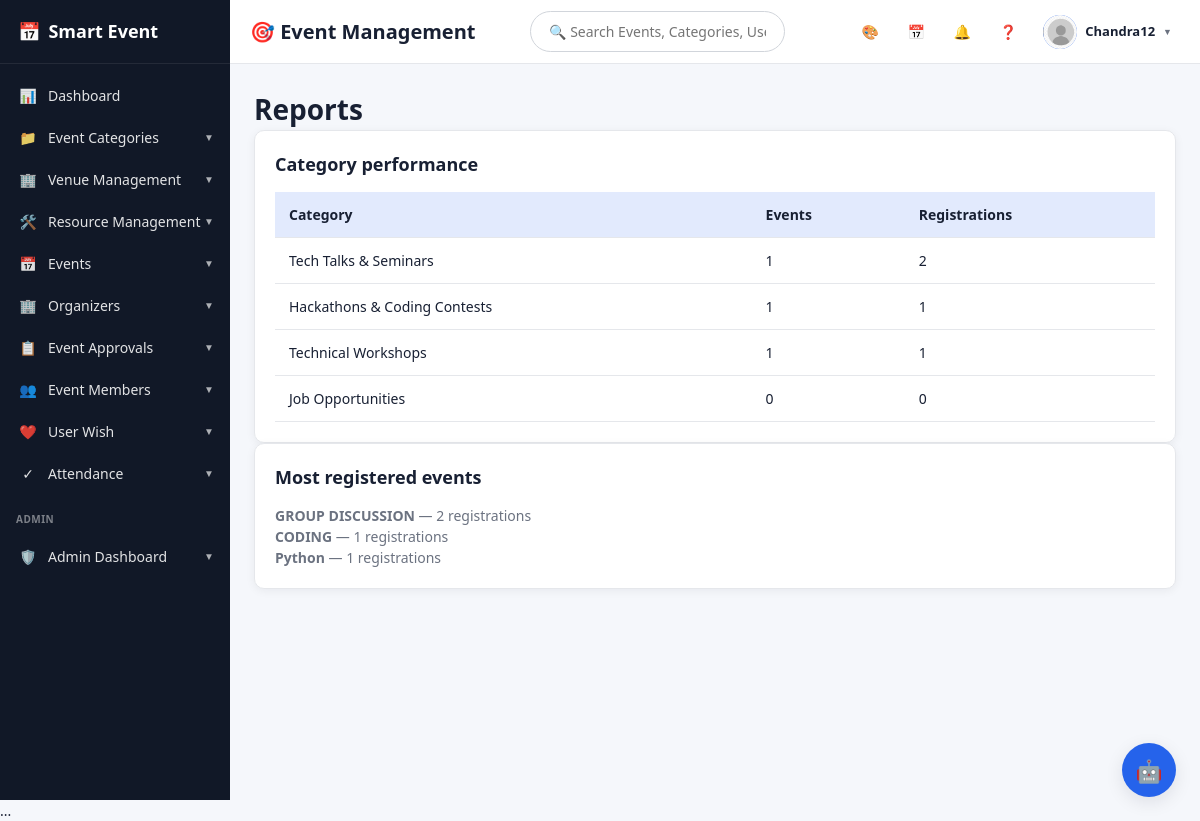
/reports/ (signed in), run on the app's committed database.
### accounts/models.py (models this page shows, shortened)
class UserProfile(models.Model):
    ROLE_CHOICES = [
        ('USER', 'User'),
        ('ORGANIZER', 'Organizer'),
    ]
    user = models.OneToOneField(User, on_delete=models.CASCADE, related_name='profile')
    role = models.CharField(max_length=12, choices=ROLE_CHOICES, default='USER')
    full_name = models.CharField(max_length=150, blank=True)
    phone_number = models.CharField(max_length=20, blank=True)
    organization = models.CharField(max_length=200, blank=True)
    bio = models.TextField(blank=True)
    profile_picture = models.ImageField(upload_to='profiles/', blank=True, null=True)

### events/models.py (models this page shows, shortened)
class EventCategory(models.Model):
    PRIORITY_CHOICES = [
        ('High', 'High'),
        ('Medium', 'Medium'),
        ('Low', 'Low'),
    ]
    name = models.CharField(
        max_length=100,
        unique=True
    )
    category_code = models.CharField(
        max_length=20,
        unique=True,
        null=True,
        blank=True
    )
    priority = models.CharField(
        max_length=20,
        choices=PRIORITY_CHOICES,
        default='Medium'
    )
    description = models.TextField(
        blank=True
    )
    category_image = models.ImageField(
    upload_to='category_images/',
    blank=True,
    null=True
)

class Event(models.Model):
    APPROVAL_CHOICES = [
        ('DRAFT', 'Draft'),
        ('PENDING', 'Pending Approval'),
        ('APPROVED', 'Approved'),
        ('REJECTED', 'Rejected'),
    ]
    STATUS_CHOICES = [
        ('Upcoming', 'Upcoming'),
        ('Active', 'Active'),
        ('Completed', 'Completed'),
        ('Cancelled', 'Cancelled'),
    ]
    MODE_CHOICES = [
        ('Online', 'Online'),
        ('Offline', 'Offline'),
        ('Hybrid', 'Hybrid'),
    ]
    name = models.CharField(max_length=200)
    category = models.ForeignKey(
        EventCategory,
        on_delete=models.CASCADE,
        related_name='events'
    )
    event_image = models.ImageField(
        upload_to='event_images/',
        blank=True,
        null=True
    )
    banner_image = models.ImageField(
        upload_to='event_banners/',
        blank=True,
        null=True
    )
    organizer = models.CharField(
        max_length=200,
        blank=True
    )
    owner = models.ForeignKey(
        User,
        on_delete=models.SET_NULL,
        null=True,
        blank=True,
        related_name='organized_events'
    )
    event_mode = models.CharField(
        max_length=20,
        choices=MODE_CHOICES,
        default='Offline'
    )
    venue = models.CharField(
        max_length=250,
        blank=True
    )
    location = models.CharField(
        max_length=250,
        blank=True
    )
    google_map = models.URLField(
        blank=True
    )
    registration_link = models.URLField(
        blank=True
    )
    website = models.URLField(
        blank=True
    )
    start_date = models.DateField()
    end_date = models.DateField()
    registration_deadline = models.DateField(
        null=True,
        blank=True
    )
    event_fee = models.DecimalField(
        max_digits=8,
        decimal_places=2,
        default=0
    )
    max_participants = models.PositiveIntegerField(
        null=True,
        blank=True
    )
    eligibility = models.CharField(
        max_length=300,
        blank=True
    )
    description = models.TextField(
        blank=True
    )
    requirements = models.TextField(
        blank=True
    )
    tags = models.CharField(
        max_length=300,
        blank=True
    )
    contact_person = models.CharField(
        max_length=150,
        blank=True
    )
    contact_email = models.EmailField(
        blank=True
    )
    contact_phone = models.CharField(
        max_length=20,
        blank=True
    )
    approval_status = models.CharField(
        max_length=12,
        choices=APPROVAL_CHOICES,
        default='APPROVED'
    )
    review_note = models.TextField(
        blank=True
    )
    submitted_at = models.DateTimeField(
        null=True,
        blank=True
    )
    reviewed_at = models.DateTimeField(
        null=True,
        blank=True
    )
    reviewed_by = models.ForeignKey(
        User,
        on_delete=models.SET_NULL,
        null=True,
        blank=True,
        related_name='reviewed_events'
    )
    status = models.CharField(
        max_length=20,
        choices=STATUS_CHOICES,
        default='Upcoming'
    )
    created_at = models.DateTimeField(
        auto_now_add=True
    )
    budget = models.DecimalField(
        max_digits=12,
        decimal_places=2,
        default=0
    )

### events/views.py (the view)
@login_required
@user_passes_test(is_admin)
def reports(request):
    categories = (
        EventCategory.objects
        .annotate(
            event_count=Count(
                'events',
                distinct=True
            ),
            registration_count=Count(
                'events__registrations',
                distinct=True
            )
        )
        .order_by(
            '-registration_count',
            'name'
        )
    )
    events = (
        Event.objects
        .annotate(
            participant_count=Count(
                'registrations',
                distinct=True
            )
        )
        .select_related(
            'category'
        )
        .order_by(
            '-participant_count'
        )[:10]
    )
    context = {
        'categories':
            categories,
        'events':
            events,
        'total_events':
            Event.objects.count(),
        'total_registrations':
            EventRegistration.objects.count(),
        'total_categories':
            EventCategory.objects.count(),
        'total_organizers':
            UserProfile.objects.filter(
                role='ORGANIZER'
            ).count(),
    }
    return render(
        request,
        'events/reports.html',
        context
    )

### events/views.py (called while the page is built)
def is_admin(user):
    return user.is_authenticated and user.is_staff

### templates/events/reports.html
{% extends 'base.html' %}{% block content %}<h1>Reports</h1><div class="card"><h2>Category performance</h2><table><tr><th>Category</th><th>Events</th><th>Registrations</th></tr>{% for category in categories %}<tr><td>{{ category.name }}</td><td>{{ category.event_count }}</td><td>{{ category.registration_count }}</td></tr>{% endfor %}</table></div><div class="card"><h2>Most registered events</h2>{% for event in events %}<p><b>{{ event.name }}</b> — {{ event.participant_count }} registrations</p>{% empty %}<p>No registrations yet.</p>{% endfor %}</div>{% endblock %}

### templates/base.html (shortened to what this page needs)
<!DOCTYPE html>
<html lang="en">
<head>
    <link
        href="https://cdn.jsdelivr.net/npm/fullcalendar@6.1.17/index.global.min.css"
        rel="stylesheet"
    >
</head>
<body
{% if user.is_authenticated %}
    class="{% if user.settings.theme_mode == 'dark' %}dark-mode{% endif %}"
    style="
        --primary: {{ user.settings.dashboard_color }};
        --primary-dark: {{ user.settings.dashboard_color }};
        --primary-light: {{ user.settings.dashboard_color }}22;
        --sidebar-active: {{ user.settings.dashboard_color }};
        --sidebar-bg: {{ user.settings.sidebar_color }};
        --topbar-bg: {{ user.settings.topbar_color }};
    "
{% endif %}
>
{% if user.is_authenticated %}
<aside class="sidebar">
    <a href="{% url 'home' %}" class="sidebar-logo">
        <span class="sidebar-logo-icon">📅</span>
        <strong>Smart Event</strong>
    </a>
    <div class="sidebar-menu">
        {% if user.is_staff %}
            <a href="{% url 'admin_dashboard' %}"
               class="single-menu-link">
                <span class="menu-icon">📊</span>
                <span>Dashboard</span>
            </a>
            <details class="menu-dropdown"
                >
                <summary>
                    <span class="menu-icon">📁</span>
                    <span class="menu-title">
                        Event Categories
                    </span>
                    <span class="menu-arrow">▼</span>
                </summary>
            </details>
            <details class="menu-dropdown"
                >
                <summary>
                    <span class="menu-icon">🏢</span>
                    <span class="menu-title">
                        Venue Management
                    </span>
                    <span class="menu-arrow">▼</span>
                </summary>
            </details>
            <details class="menu-dropdown"
                >
                <summary>
                    <span class="menu-icon">🛠️</span>
                    <span class="menu-title">
                        Resource Management
                    </span>
                    <span class="menu-arrow">▼</span>
                </summary>
            </details>
            <details class="menu-dropdown"
                >
                <summary>
                    <span class="menu-icon">📅</span>
                    <span class="menu-title">
                        Events
                    </span>
                    <span class="menu-arrow">▼</span>
                </summary>
            </details>
            <details class="menu-dropdown"
                >
                <summary>
                    <span class="menu-icon">🏢</span>
                    <span class="menu-title">
                        Organizers
                    </span>
                    <span class="menu-arrow">▼</span>
                </summary>
            </details>
            <details class="menu-dropdown"
                >
                <summary>
                    <span class="menu-icon">📋</span>
                    <span class="menu-title">
                        Event Approvals
                    </span>
                    <span class="menu-arrow">▼</span>
                </summary>
            </details>
            <details class="menu-dropdown"
                >
                <summary>
                    <span class="menu-icon">👥</span>
                    <span class="menu-title">
                        Event Members
                    </span>
                    <span class="menu-arrow">▼</span>
                </summary>
            </details>
            <details class="menu-dropdown"
                >
                <summary>
                    <span class="menu-icon">❤️</span>
                    <span class="menu-title">
                        User Wish
                    </span>
                    <span class="menu-arrow">▼</span>
                </summary>
            </details>
            <details class="menu-dropdown"
                >
                <summary>
                    <span class="menu-icon">✓</span>
                    <span class="menu-title">
                        Attendance
                    </span>
                    <span class="menu-arrow">▼</span>
                </summary>
            </details>
            <div class="admin-section">
                ADMIN
            </div>
            <details class="menu-dropdown"
                >
                <summary>
                    <span class="menu-icon">🛡️</span>
                    <span class="menu-title">
                        Admin Dashboard
                    </span>
                    <span class="menu-arrow">▼</span>
                </summary>
            </details>
        {% endif %}
    </div>
</aside>
<div class="main-wrapper">
    <header class="topbar">
<div class="top-header" style="display:flex;align-items:center;justify-content:space-between;width:100%;">
    <h3 style="margin:0;min-width:220px;">
        🎯 Event Management
    </h3>
    <div style="flex:1;display:flex;justify-content:center;">
        <form method="GET"
              action="{% url 'event_list' %}"
              style="width:60%;">
            <input
                type="text"
                name="search"
                placeholder="🔍 Search Events, Categories, Users..."
                style="
                    width:100%;
                    padding:10px 18px;
                    border-radius:25px;
                    border:1px solid #d1d5db;
                    outline:none;
                    font-size:14px;
                    background:white;
                ">
        </form>
    </div>
</div>
        <div class="topbar-actions">
            <a
    href="{% url 'theme_settings' %}"
    class="top-action"
    title="Theme"
>
    🎨
</a>
<a
    href="{% url 'calendar' %}"
    class="top-action"
    title="Calendar">
    📅
</a>
            <a href="{% url 'notifications' %}"
               class="top-action"
               title="Notifications">
                🔔
            </a>
<a href="{% url 'contact' %}"
   class="top-action"
   title="Help & Support">
    ❓
</a>
            <details class="profile-dropdown">
                <summary>
                    {% if user.profile.profile_picture %}
<img
    src="{{ user.profile.profile_picture.url }}"
    class="profile-avatar"
    style="object-fit:cover;">
{% else %}
<div class="profile-avatar">
    {{ user.username|first }}
</div>
{% endif %}
                    <span class="profile-name">
                        {{ user.username }}
                    </span>
                    <span class="profile-arrow">
                        ▼
                    </span>
                </summary>
            </details>
        </div>
    </header>
    <main class="content">
        {% block content %}
        {% endblock %}
    </main>
</div>
{% endif %}
...
<details class="smart-ai-assistant">
    <summary class="smart-ai-button" title="Smart Event AI Assistant">🤖</summary>
</details>
</body>
</html>

### data on the page
EventCategory: name "Tech Talks & Seminars", event_count "1", registration_count "2"
EventCategory: name "Hackathons & Coding Contests", event_count "1", registration_count "1"
EventCategory: name "Technical Workshops", event_count "1", registration_count "1"
EventCategory: name "Job Opportunities", event_count "0", registration_count "0"
Event: name "GROUP DISCUSSION", participant_count "2"
Event: name "CODING", participant_count "1"
Event: name "Python", participant_count "1"

### other printed values
{{ user.username }} "Chandra12"
